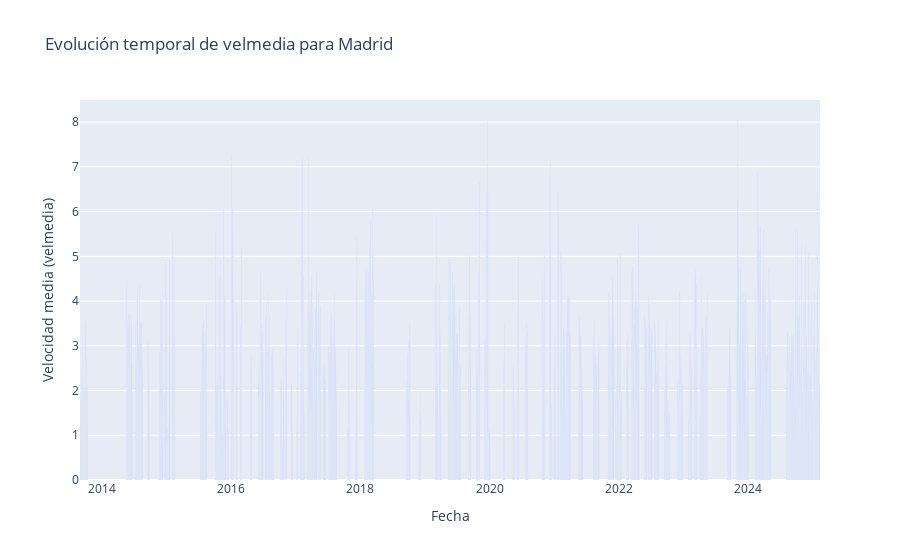

The notebook cell this image was saved under:
### Markdown cell above
### Velocidad media

### Code cell
fig = go.Figure()

fig.add_trace(
    go.Bar(  # Usamos go.Bar() correctamente
        x=df_diario_madrid['fecha'],
        y=df_diario_madrid['velmedia'],
        name="MADRID"
    )
)

fig.update_layout(
    title = f"Evolución temporal de velmedia para Madrid",
    xaxis_title = "Fecha",
    yaxis_title = "Velocidad media (velmedia)"
)

fig.show()

### Figure 1 — Plotly figure (JSON) as saved in the notebook; plotly's stock layout.template omitted (floating-point values rounded to 4 significant figures; data arrays with more than 128 entries replaced by an {"elided": "..."} marker saying what was removed)
{"data": [{"name": "MADRID", "type": "bar", "x": {"elided": "1616 str values"}, "y": {"elided": "1616 float values"}}], "layout": {"title": {"text": "Evolución temporal de velmedia para Madrid"}, "xaxis": {"title": {"text": "Fecha"}}, "yaxis": {"title": {"text": "Velocidad media (velmedia)"}}}}
